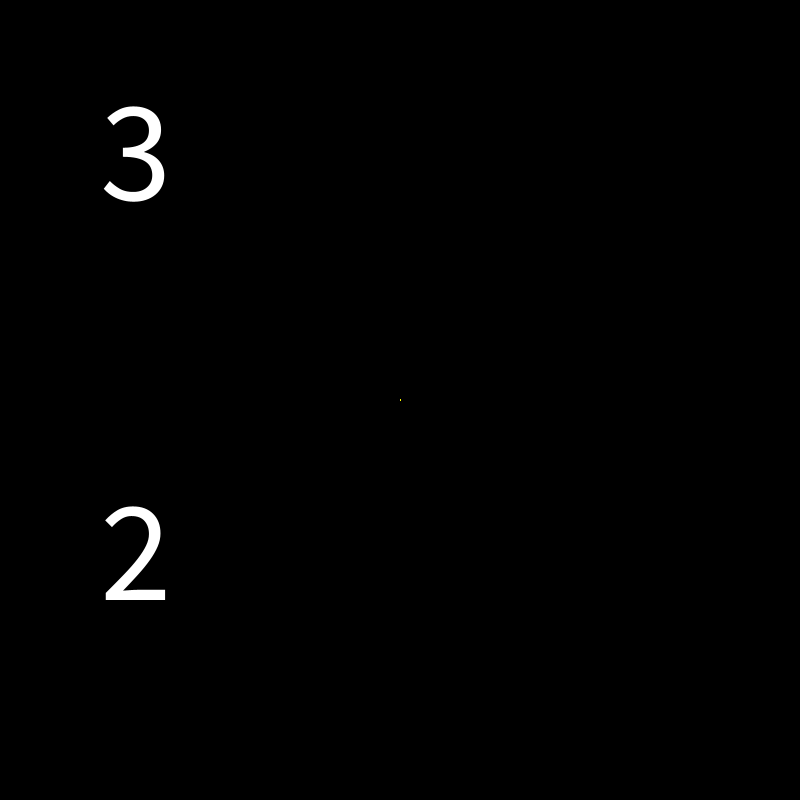
Frame 1 (no input)
Frame 60 (the mouse pressed at the canvas centre just before this capture): identical to frame 1, image omitted
Frame 120 (the mouse held since frame 60 and released just before this capture): identical to frame 1, image omitted

The Processing sketch that drew this single still picture (run headless with seeded random() and noise(); from frame 60 on, the mouse is pressed at the canvas centre):

// Processing sketch: processing_107207
// ── processing_107207.pde

int a;
int b;
int f;
int a2;
int b2;
int f2;
// try and autmate/add up fibonacci sequence
void setup() {
  size(800, 800);
  background(0);
  textSize(144);
  smooth();
  a = 1;
  b = 1;
  a2 = 1;
  b2 = 2;
}

void draw() {
  background(0);
  
//  println("at start of draw a:"+a+" b:"+b+" f:"+f);
  f = a + b;
  f2 = a2 + b2;
  
  rectMode(CENTER);
  fill(255, 255, 0);
  rect(width/2, height/2, f, f2);
//  println("at end of draw a:"+a+" b:"+b+" f:"+f);
  fill(255);
  text(f, width/8, height/4*3);
  
  text(f2, width/8, height/4);
  
  
}


void keyPressed() {
//  println("at key press before a:"+a+" b:"+b+" f:"+f);
  a = b;
  a2 = b2;
  //println("at key press during a:"+a+" b:"+b+" f:"+f);
  b = f;
  b2 = f2;
//  println("at key press final a:"+a+" b:"+b+" f:"+f);
  
}
